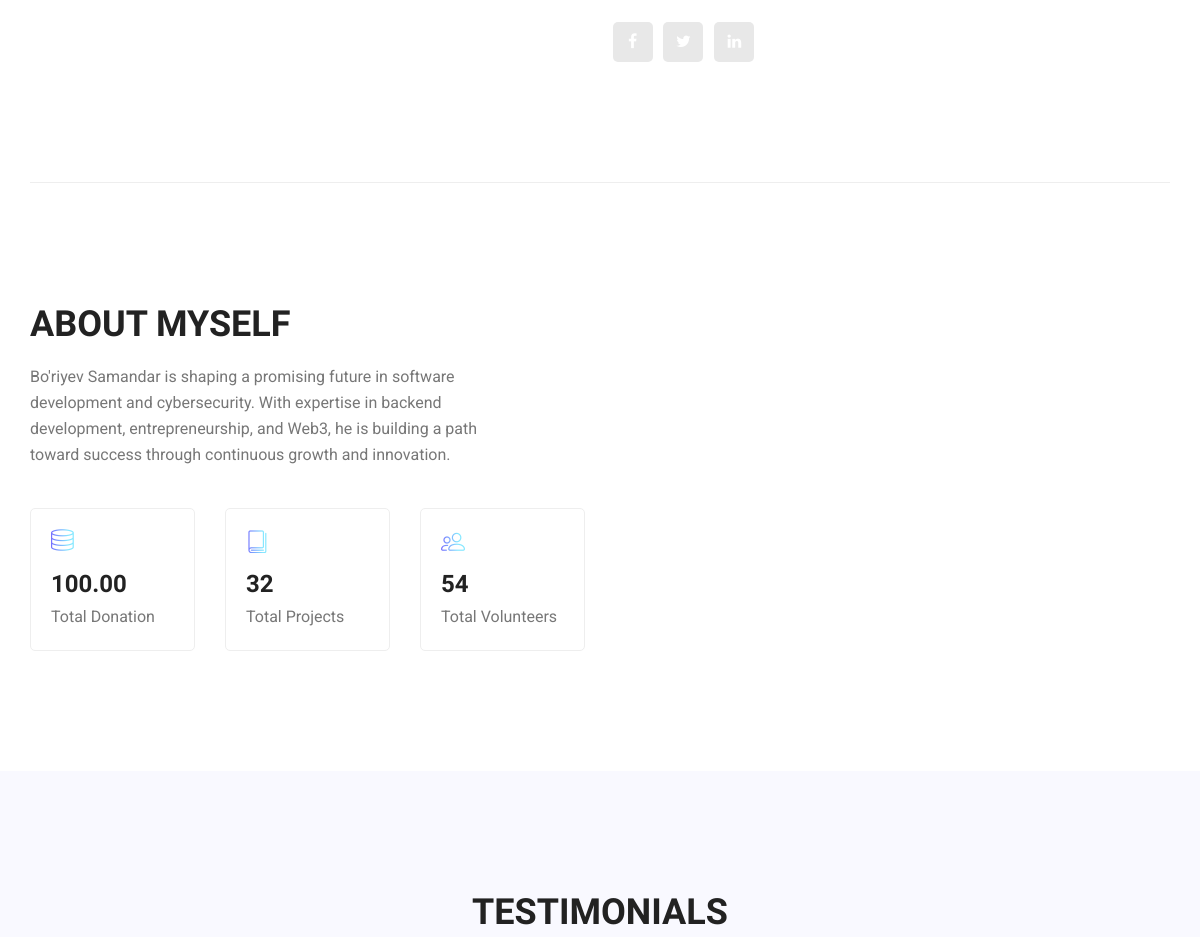
The app's page /about (middle part), older data.
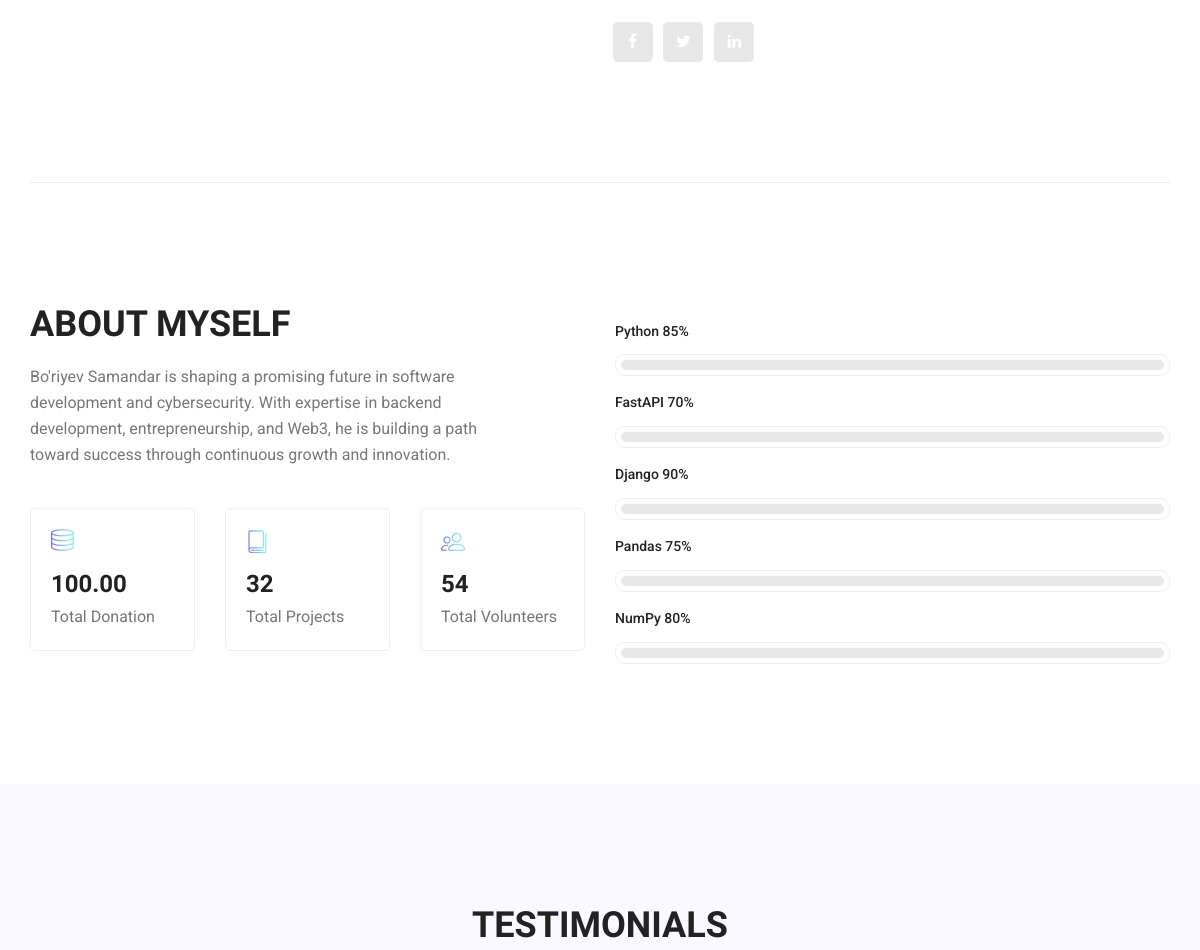
The same page, newer data.
### portfolio/models.py (models this page shows, shortened)
class Skill(models.Model):
    user = models.ForeignKey(User, related_name="skills", on_delete=models.CASCADE)
    skill_name = models.CharField(max_length=50)
    proficiency = models.IntegerField()

### portfolio/views.py (the view)
# urls.py: path('about', views.about, name='about'),
def about(request):
    user = User.objects.first()
    skills = Skill.objects.all()
    testimonials = Testimonial.objects.all()
    context = {
        'user': user,
        'skills': skills,
        'testimonials': testimonials,
    }
    return render(request, 'about-us.html', context)

### templates/about-us.html (shortened to what this page needs)
	{% extends 'base.html' %}
	{% block content %}
        <section class="profile_area">
           	<div class="container">
           		<div class="profile_inner p_120">
					<div class="row">
						<div class="col-lg-5">
						</div>
						<div class="col-lg-7">
							<div class="personal_text">
								<ul class="list personal_social">
									<li><a href="#"><i class="fa fa-facebook"></i></a></li>
									<li><a href="#"><i class="fa fa-twitter"></i></a></li>
									<li><a href="#"><i class="fa fa-linkedin"></i></a></li>
								</ul>
							</div>
						</div>
					</div>
           		</div>
            </div>
        </section>
        <section class="welcome_area p_120">
        	<div class="container">
        		<div class="row welcome_inner">
        			<div class="col-lg-6">
        				<div class="welcome_text">
        					<h4>About Myself</h4>
        					<p>{{ user.about }}</p>
        					<div class="row">
        						<div class="col-md-4">
        							<div class="wel_item">
        								<i class="lnr lnr-database"></i>
        								<h4>{{ user.total_donations }}</h4>
        								<p>Total Donation</p>
        							</div>
        						</div>
        						<div class="col-md-4">
        							<div class="wel_item">
        								<i class="lnr lnr-book"></i>
        								<h4>{{ user.total_projects }}</h4>
        								<p>Total Projects</p>
        							</div>
        						</div>
        						<div class="col-md-4">
        							<div class="wel_item">
        								<i class="lnr lnr-users"></i>
        								<h4>{{ user.total_volunteers }}</h4>
        								<p>Total Volunteers</p>
        							</div>
        						</div>
        					</div>
        				</div>
        			</div>
        			<div class="col-lg-6">
        				<div class="tools_expert">
        					<div class="skill_main">
								{% for skill in skills %}
								<div class="skill_item">
									<h4>{{ skill.skill_name }} <span class="counter">{{ skill.proficiency }}</span>%</h4>
									<div class="progress_br">
										<div class="progress">
										</div>
									</div>
								</div>
								{% endfor %}
							</div>
        				</div>
        			</div>
        		</div>
        	</div>
        </section>
        <section class="testimonials_area p_120">
        	<div class="container">
        		<div class="main_title">
        			<h2>Testimonials</h2>
        		</div>
        	</div>
        </section>
	{% endblock %}

Row changes from the older to the newer data that the page shows:
added Skill: skill_name "Python", proficiency "85"
added Skill: skill_name "FastAPI", proficiency "70"
added Skill: skill_name "Django", proficiency "90"
added Skill: skill_name "Pandas", proficiency "75"
added Skill: skill_name "NumPy", proficiency "80"
